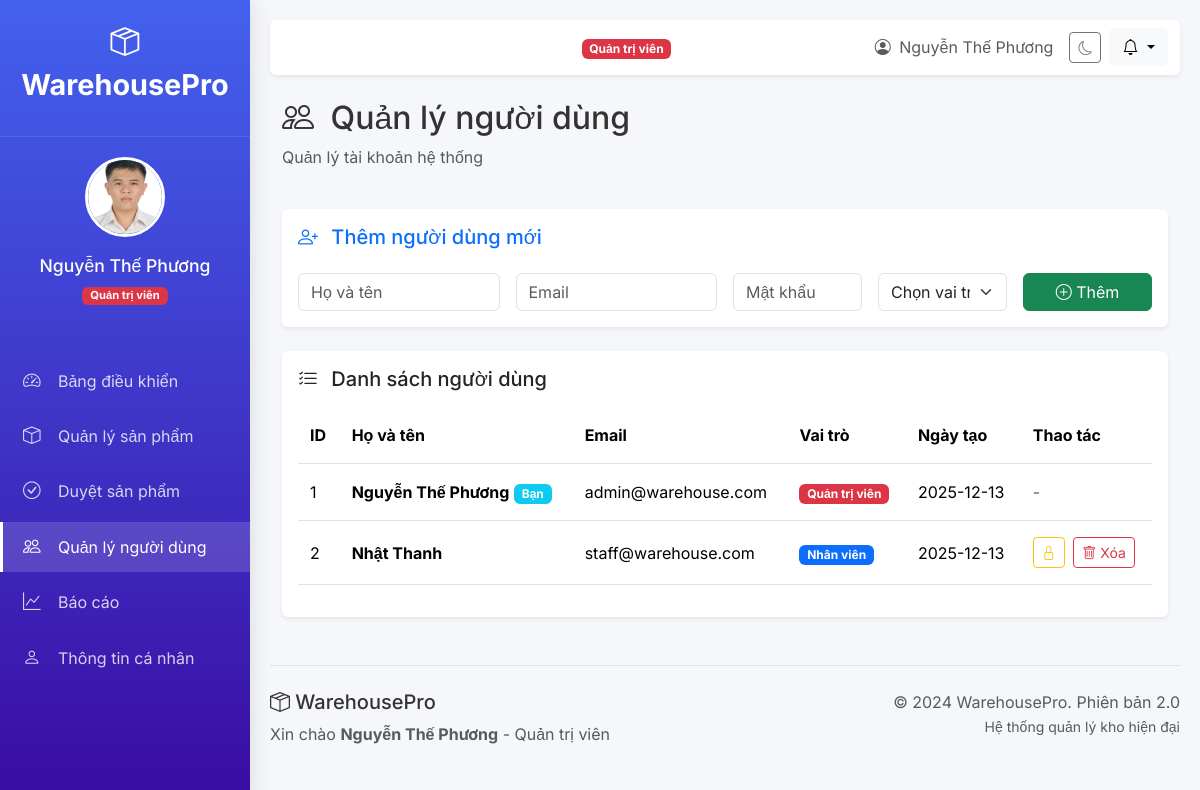
Page /admin/users (signed in) on the committed database.
### tables this page shows
CREATE TABLE users (
            id INTEGER PRIMARY KEY AUTOINCREMENT,
            email TEXT UNIQUE NOT NULL,
            password TEXT NOT NULL,
            full_name TEXT NOT NULL,
            role TEXT NOT NULL,
            avatar TEXT,
            phone TEXT,
            address TEXT,
            status TEXT DEFAULT 'active',
            created_at TIMESTAMP DEFAULT CURRENT_TIMESTAMP
        );

### main.py (the view)
@app.get("/admin/users", response_class=HTMLResponse)
async def admin_users(request: Request):
    user = get_current_user(request)
    if not user or user["role"] != "admin":
        return RedirectResponse("/login", status_code=302)
    conn = get_db_connection()
    cursor = conn.cursor()
    cursor.execute("SELECT * FROM users ORDER BY created_at DESC")
    users = [dict(row) for row in cursor.fetchall()]
    conn.close()
    return templates.TemplateResponse(
        "admin_users.html",
        {
            "request": request,
            "title": "Quản lý người dùng",
            "user": user,
            "users": users
        }
    )

### templates/admin_users.html (shortened to what this page needs)
{% extends "base.html" %}
{% block content %}
<div class="row mb-4">
    <div class="col-12">
        <h2><i class="bi bi-people me-2"></i> Quản lý người dùng</h2>
        <p class="text-muted">Quản lý tài khoản hệ thống</p>
    </div>
</div>
<div class="card mb-4 shadow-sm border-0">
    <div class="card-body">
        <h5 class="card-title mb-4 text-primary"><i class="bi bi-person-plus me-2"></i> Thêm người dùng mới</h5>
        <form method="post" action="/admin/users/add" class="row g-3">
            <div class="col-md-3">
                <input type="text" class="form-control" name="full_name" placeholder="Họ và tên" required>
            </div>
            <div class="col-md-3">
                <input type="email" class="form-control" name="email" placeholder="Email" required>
            </div>
            <div class="col-md-2">
                <input type="password" class="form-control" name="password" placeholder="Mật khẩu" required>
            </div>
            <div class="col-md-2">
                <select class="form-select" name="role" required>
                    <option value="">Chọn vai trò</option>
                </select>
            </div>
            <div class="col-md-2">
                <button type="submit" class="btn btn-success w-100">
                    <i class="bi bi-plus-circle"></i> Thêm
                </button>
            </div>
        </form>
    </div>
</div>
<div class="card shadow-sm border-0"><div class="card-body">
    <div class="table-header">
        <h5><i class="bi bi-list-check me-2"></i> Danh sách người dùng</h5>
    </div>
    <div class="table-responsive mt-3">
        <table class="table table-hover">
            <thead>
                <tr>
                    <th>ID</th>
                    <th>Họ và tên</th>
                    <th>Email</th>
                    <th>Vai trò</th>
                    <th>Ngày tạo</th>
                    <th>Thao tác</th>
                </tr>
            </thead>
            <tbody>
                {% for u in users %}
                <tr>
                    <td>{{ u.id }}</td>
                    <td>
                        <strong>{{ u.full_name }}</strong>
                        {% if u.id == user.id %}
                        <span class="badge bg-info">Bạn</span>
                        {% endif %}
                    </td>
                    <td>{{ u.email }}</td>
                    <td>
                        {% if u.role == 'admin' %}
                        <span class="badge bg-danger">Quản trị viên</span>
                        {% else %}
                        <span class="badge bg-primary">Nhân viên</span>
                        {% endif %}
                    </td>
                    <td>{{ u.created_at[:10] }}</td>
                    <td>
                        {% if u.id != user.id %}
                        <a href="/admin/users/{{ u.id }}/toggle-status" class="btn btn-sm {% if u.status == 'active' %}btn-outline-warning{% else %}btn-outline-success{% endif %} me-1" title="Khóa/Mở khóa">
                            {% if u.status == 'active' %}
                            <i class="bi bi-lock"></i>
                            {% else %}
                            <i class="bi bi-unlock"></i>
                            {% endif %}
                        </a>
                        <a href="/admin/users/{{ u.id }}/delete" class="btn btn-sm btn-outline-danger btn-delete">
                            <i class="bi bi-trash"></i> Xóa
                        </a>
                        {% else %}
                        <span class="text-muted">-</span>
                        {% endif %}
                    </td>
                </tr>
                {% endfor %}
            </tbody>
        </table>
    </div>
</div></div>
{% endblock %}

### templates/base.html (shortened to what this page needs)
<!DOCTYPE html>
<html lang="vi" data-bs-theme="light">
<head>
    <link href="https://cdn.jsdelivr.net/npm/bootstrap@5.3.3/dist/css/bootstrap.min.css" rel="stylesheet">
    <link rel="stylesheet" href="https://cdn.jsdelivr.net/npm/bootstrap-icons@1.11.1/font/bootstrap-icons.css">
</head>
<body>
    <div class="sidebar">
        <div class="sidebar-header">
            <a href="/dashboard" class="logo">
                <i class="bi bi-box-seam"></i> WarehousePro
            </a>
        </div>
        {% if user %}
        <div class="user-profile">
            <img src="{{ user.get('avatar', '/static/img/avatars/default.png') }}" class="avatar"
                alt="{{ user.full_name }}">
            <div class="user-info mt-2">
                <h5>{{ user.full_name }}</h5>
                <span class="badge {% if user.role == 'admin' %}bg-danger{% else %}bg-primary{% endif %}">
                    {{ 'Quản trị viên' if user.role == 'admin' else 'Nhân viên' }}
                </span>
            </div>
        </div>
        {% endif %}
        <ul class="sidebar-menu">
            <li>
                <a href="/dashboard" class="{% if request.url.path == '/dashboard' %}active{% endif %}">
                    <i class="bi bi-speedometer2"></i> Bảng điều khiển
                </a>
            </li>
            <li>
                <a href="/products"
                    class="{% if request.url.path.startswith('/products') and not request.url.path.startswith('/admin/approve') %}active{% endif %}">
                    <i class="bi bi-box"></i> Quản lý sản phẩm
                </a>
            </li>
            {% if user and user.role == 'admin' %}
            <li>
                <a href="/admin/approve-products"
                    class="{% if request.url.path == '/admin/approve-products' %}active{% endif %}">
                    <i class="bi bi-check-circle"></i> Duyệt sản phẩm
                </a>
            </li>
            <li>
                <a href="/admin/users" class="{% if request.url.path == '/admin/users' %}active{% endif %}">
                    <i class="bi bi-people"></i> Quản lý người dùng
                </a>
            </li>
            {% endif %}
            <li>
                <a href="/reports" class="{% if request.url.path == '/reports' %}active{% endif %}">
                    <i class="bi bi-graph-up"></i> Báo cáo
                </a>
            </li>
            <li>
                <a href="/profile" class="{% if request.url.path == '/profile' %}active{% endif %}">
                    <i class="bi bi-person"></i> Thông tin cá nhân
                </a>
            </li>
        </ul>
    </div>
    <div class="main-content">
        <nav class="navbar navbar-expand-lg navbar-light bg-white shadow-sm rounded mb-4">
            <div class="container-fluid">
                <div class="d-flex align-items-center">
                    <span class="navbar-brand mb-0 h1 d-none d-lg-block">
                        <i class="bi bi-box-seam me-2"></i>
                    </span>
                    <div class="ms-3">
                        <span
                            class="badge {% if user and user.role == 'admin' %}bg-danger{% else %}bg-primary{% endif %}">
                            {{ 'Quản trị viên' if user and user.role == 'admin' else 'Nhân viên' }}
                        </span>
                    </div>
                </div>
                <div class="d-flex align-items-center">
                    <span class="text-muted me-3 d-none d-md-block">
                        <i class="bi bi-person-circle me-1"></i>
                        {{ user.full_name if user else '' }}
                    </span>
                    <button class="btn btn-outline-secondary btn-sm me-2" onclick="toggleDarkMode()">
                        <i class="bi bi-moon"></i>
                    </button>
                    <div class="dropdown">
                        <button class="btn btn-light dropdown-toggle" type="button" data-bs-toggle="dropdown">
                            <i class="bi bi-bell"></i>
                        </button>
                    </div>
                </div>
            </div>
        </nav>
        <div class="container-fluid">
            {% block content %}{% endblock %}
        </div>
        <footer class="mt-5 pt-4 border-top">
            <div class="row">
                <div class="col-md-6">
                    <h5><i class="bi bi-box-seam"></i> WarehousePro</h5>
                    <p class="text-muted">
                        {% if user %}
                        Xin chào <strong>{{ user.full_name }}</strong> -
                        {{ 'Quản trị viên' if user.role == 'admin' else 'Nhân viên' }}
                        {% else %}
                        Hệ thống quản lý kho hàng thông minh & chuyên nghiệp
                        {% endif %}
                    </p>
                </div>
                <div class="col-md-6 text-end">
                    <p class="text-muted">
                        © 2024 WarehousePro. Phiên bản 2.0<br>
                        <small>Hệ thống quản lý kho hiện đại</small>
                    </p>
                </div>
            </div>
        </footer>
    </div>
</body>
</html>

### templates/base.html (style rules this page uses)
:root { --primary-color: #4361ee; --secondary-color: #3a0ca3; --success-color: #2ecc71; --warning-color: #f39c12; --danger-color: #e74c3c; --sidebar-width: 250px; }
body { font-family: 'Inter', sans-serif; background-color: #f5f7fb; color: #333; min-height: 100vh; }
.navbar-brand { font-weight: 700; font-size: 1.5rem; color: white !important; }
.sidebar { position: fixed; top: 0; left: 0; height: 100vh; width: var(--sidebar-width); background: linear-gradient(180deg, var(--primary-color) 0%, var(--secondary-color) 100%); box-shadow: 3px 0 20px rgba(0, 0, 0, 0.1); z-index: 1000; padding-top: 20px; transition: all 0.3s ease; }
.sidebar-header { padding: 0 20px 30px; text-align: center; border-bottom: 1px solid rgba(255, 255, 255, 0.1); }
.sidebar-header .logo { color: white; font-size: 1.8rem; font-weight: 700; text-decoration: none; }
.user-profile { text-align: center; padding: 20px 0; }
.avatar { width: 80px; height: 80px; border-radius: 50%; border: 3px solid white; margin: 0 auto 10px; object-fit: cover; }
.user-info h5 { color: white; margin-bottom: 5px; font-size: 1.1rem; }
.user-info .badge { font-size: 0.7rem; padding: 3px 8px; }
.sidebar-menu { list-style: none; padding: 0; margin: 30px 0 0; }
.sidebar-menu li { margin-bottom: 5px; }
.sidebar-menu a { display: flex; align-items: center; padding: 12px 20px; color: rgba(255, 255, 255, 0.8); text-decoration: none; transition: all 0.3s ease; border-left: 3px solid transparent; }
.sidebar-menu a.active { background: rgba(255, 255, 255, 0.15); color: white; border-left: 3px solid white; }
.sidebar-menu i { width: 25px; font-size: 1.1rem; margin-right: 10px; }
.main-content { margin-left: var(--sidebar-width); padding: 20px; min-height: 100vh; }
.table > :not(caption) > * > * { vertical-align: middle; padding: 1rem 0.75rem; }

### rows in the picture
users: get (picture), full_name "Nguyễn Thế Phương", role "Quản trị viên", id "1", shows "Bạn", email "admin@warehouse.com", created_at "2025-12-13"
users: id "2", full_name "Nhật Thanh", email "staff@warehouse.com", role "Nhân viên", created_at "2025-12-13", status "active" (drawn)
